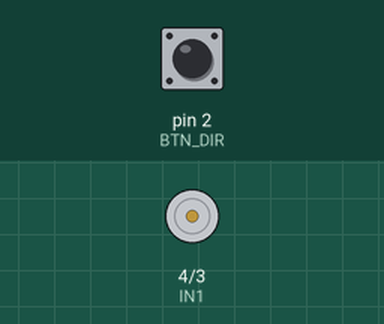
Bench run of a sketch on a simulated Arduino Uno, built with avr-gcc and run on an emulated ATmega328P. Shown: motor-driver pin pairs drawn as motors (green arrow = first pin HIGH = forward, orange = second pin HIGH = backward, longer = more drive, scaled by the enable pin). The inputs (shaded band) are chosen by the test bench; at power-on: pin 2 (BTN_DIR) HIGH. The local clock reads 2024-03-15 10:24:30 at power-on unless the sketch sets it; what the sketch prints to the serial monitor is not drawn.

Above: at 1.2 s.
1.3 s: pin 2 (BTN_DIR) pulled LOW for 0.25 s
3.0 s: pin 2 (BTN_DIR) pulled LOW for 1 s
At 31.0 s:
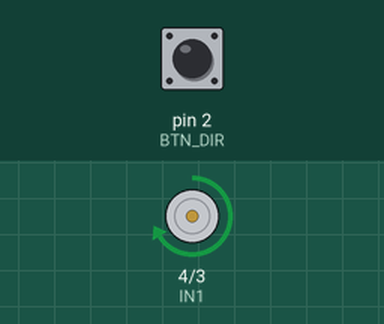
Timing chart, 0 to 31.5 s (numbered marks = the images above; inputs shaded):
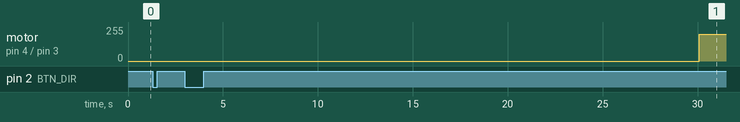

Measured:
- after the input at 1.3 s, every drawn part: stays the same
- after the input at 3.0 s, motor on pin 4 (IN1) / pin 3 (IN2): stopped → forward 200/255 after 27.1 s

The sketch:

DCMotor.ino
```cpp
/*
  Lab 3 – Step 4: DS1307 RTC + DC Motor + Direction Button
  --------------------------------------------------------
  Hardware mapping:
    D5 → L293D pin 1 (Enable 1,2 – PWM)
    D4 → L293D pin 2 (IN1)
    D3 → L293D pin 7 (IN2)
    D2 → Pushbutton (to GND, use INPUT_PULLUP)
    A4 → SDA  (I²C data)
    A5 → SCL  (I²C clock)
    VCC → 5 V, GND → common ground (Arduino + motor supply + RTC)
*/

#include <Wire.h>
#include <RTClib.h>

RTC_DS1307 rtc;

// --- Motor pins ---
const int ENA = 5;
const int IN1 = 4;
const int IN2 = 3;

// --- Button ---
const int BTN_DIR = 2;  // button to GND
bool dirCW = true;      // true = clockwise
bool lastButtonState = HIGH;
unsigned long lastDebounce = 0;
const unsigned long debounceDelay = 200;

// --- Speed & timing ---
int pwmSpeed = 200;
const unsigned long RUN_DURATION = 30000;  // 30 s
bool motorRunning = false;
unsigned long motorStartTime = 0;

void setup() {
  Serial.begin(9600);
  Serial.println("Lab 3 – Step 4: RTC + Motor + Direction Button");

  pinMode(ENA, OUTPUT);
  pinMode(IN1, OUTPUT);
  pinMode(IN2, OUTPUT);
  analogWrite(ENA, 0);

  pinMode(BTN_DIR, INPUT_PULLUP);  // internal pull-up

  Wire.begin();
  if (!rtc.begin()) {
    Serial.println("❌ RTC not found!");
    while (1);
  }

  if (!rtc.isrunning()) {
    Serial.println("RTC was stopped – starting clock now.");
    rtc.adjust(DateTime(F(__DATE__), F(__TIME__)));
  }

  Serial.println("✅ RTC ready\n");
}

void loop() {
  // --- Button handling (toggle direction) ---
  bool reading = digitalRead(BTN_DIR);
  if (reading != lastButtonState && (millis() - lastDebounce) > debounceDelay) {
    lastDebounce = millis();
    if (reading == LOW) {
      dirCW = !dirCW;
      Serial.print("🔄 Direction changed to ");
      Serial.println(dirCW ? "CW (clockwise)" : "CCW (counter-clockwise)");
      if (motorRunning) applyDirection();  // immediately update direction if spinning
    }
  }
  lastButtonState = reading;

  // --- RTC time update ---
  DateTime now = rtc.now();
  char buf[9];
  sprintf(buf, "%02d:%02d:%02d", now.hour(), now.minute(), now.second());
  Serial.print("Time: ");
  Serial.println(buf);

  // --- Start motor every minute ---
  if (now.second() == 0 && !motorRunning) {
    Serial.println("🕒 New minute → Motor ON for 30 s");
    startMotor();
    motorRunning = true;
    motorStartTime = millis();
  }

  // --- Stop after 30 s ---
  if (motorRunning && (millis() - motorStartTime >= RUN_DURATION)) {
    stopMotor();
    motorRunning = false;
    Serial.println("⏹️ Motor OFF\n");
  }

  delay(200);
}

// --- Helper functions ---
void startMotor() {
  applyDirection();
  analogWrite(ENA, pwmSpeed);
}

void stopMotor() {
  analogWrite(ENA, 0);
}

void applyDirection() {
  if (dirCW) {
    digitalWrite(IN1, HIGH);
    digitalWrite(IN2, LOW);
  } else {
    digitalWrite(IN1, LOW);
    digitalWrite(IN2, HIGH);
  }
}
```
